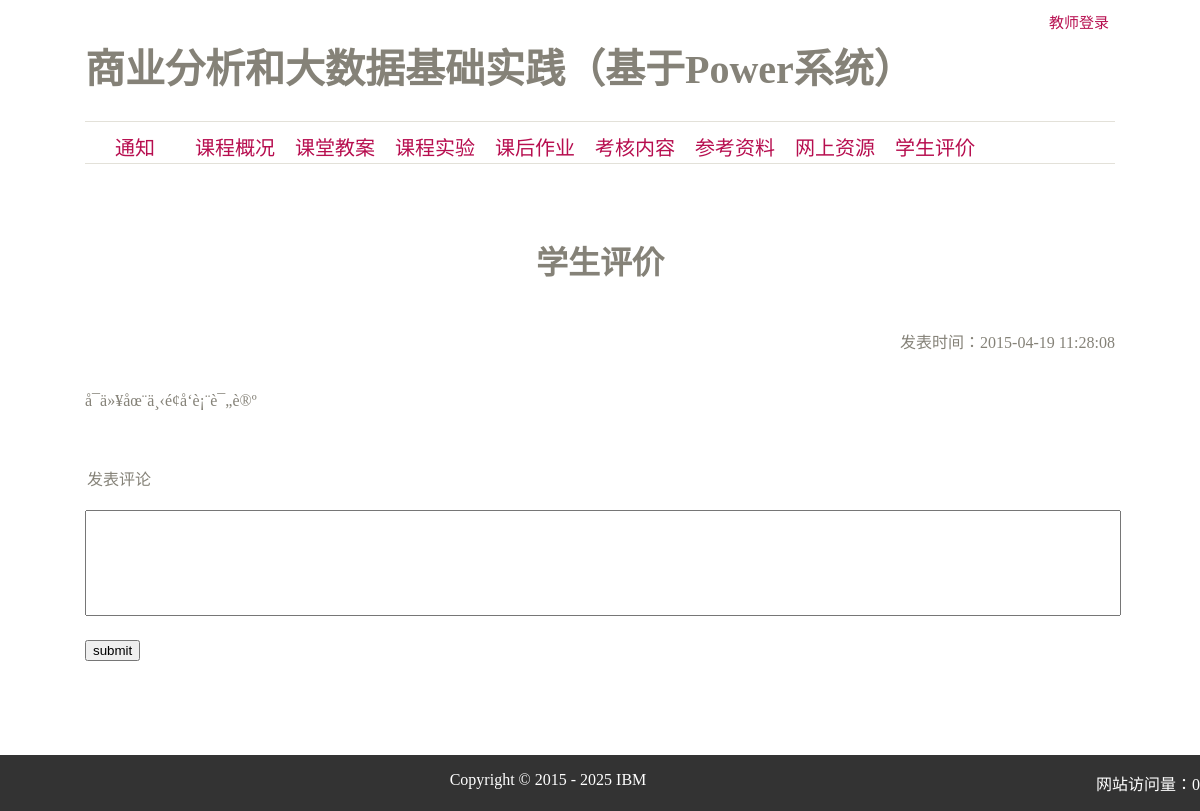
Before: /view/assessment.php with the older database file.
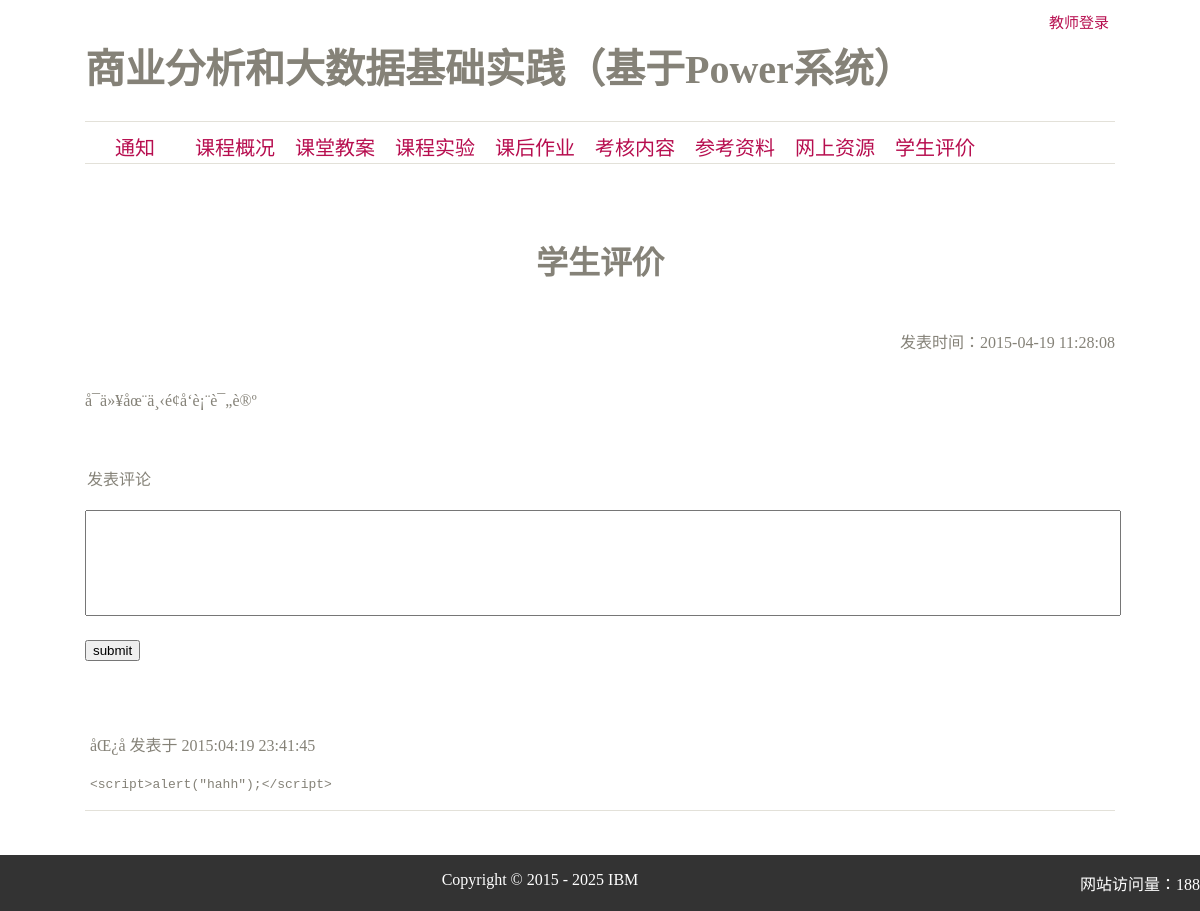
After: the same page with the newer database file.
### tables this page shows
CREATE TABLE IF NOT EXISTS `content` (
  `id` int(10) NOT NULL AUTO_INCREMENT,
  `type` varchar(20) NOT NULL,
  `content` text NOT NULL,
  `time` varchar(10) NOT NULL,
  PRIMARY KEY (`id`)
);

CREATE TABLE IF NOT EXISTS `comment` (
  `id` int(10) NOT NULL AUTO_INCREMENT,
  `author` varchar(40) NOT NULL,
  `content` text NOT NULL,
  `time` varchar(10) NOT NULL,
  PRIMARY KEY (`id`)
);

### model/public.php (called while the page is built, shortened)
<?php
    $DIR = array("CSS" => "../static/CSS/", "JS" => "../static/JS/", "IMG" => "../static/IMG/", "UPLOAD" => "../upload/");
?>

### presenter/public.action.php (called while the page is built, shortened)
<?php
    include_once("../model/public.php");
    include_once("../model/actionModel.php");
    function isLogin() {
        return isset($_SESSION["uname"]) && !empty($_SESSION["uname"]);
    }
    function getContent($type) {
        return ActionModel::getContent($type);
    }
    function getComments() {
        $comments = ActionModel::getComments();
        return $comments;
    }
    function getPV() {
        $cond = array();
        return ActionModel::getPageview($cond);
    }
?>

### model/actionModel.php (called while the page is built, shortened)
<?php
    include_once("../model/model.php");
    class ActionModel {
        public static function getContent($type) {
            $con = array("type" => $type);
            $result = select("content", "*", $con);
            return !empty($result) ? $result[0] : $result;
        }
        public static function getComments() {
            $result = select("comment");
            return $result;
        }
        public static function getPageview($cond) {
            $result = select("pageview", "count", $cond);
            $sum = 0;
            for($i = 0, $len = count($result); $i < $len; $i++) {
                $sum += intval($result[$i]["count"]);
            }
            return $sum;
        }
    }
?>

### model/model.php (called while the page is built, shortened)
<?php
    function select($table, $selected = "*", $cond = "", $order = "", $limit = "")  {
        $queryStr = "SELECT $selected FROM $table ";
        if(!empty($cond)) {
            $count = 0;
            $queryStr = $queryStr." WHERE ";
            foreach ($cond as $key => $value) {
                if($count > 0) {
                    $queryStr = $queryStr." AND ";
                }
                $count++;
                $queryStr = $queryStr.$key."="."'".$value."'";
            }
        }
        if(!empty($limit)) {
            $queryStr = $queryStr." LIMIT ".$limit;
        }
        $queryResult = mysql_query($queryStr);
        $result = array();
        $num = mysql_num_rows($queryResult);
        for($i = 0; $i < $num; $i++) {
            $temp = mysql_fetch_array($queryResult);
            array_push($result, $temp);
        }
        return $result;
    }
?>

### view/assessment.php (the view, shortened to what this page needs)
<?php
    include_once("./head.php");
    $content = getContent("assessment");
    $comments = getComments();
?>
    <h2>学生评价</h2>
    <div class="subhead clear-float">
        <span class="float-right">发表时间：<?=date("Y-m-d H:i:s",$content["time"])?></span>
    </div>
    <div id="content-container">
        <p><?=$content["content"]?></p>
    </div>
    <div id="comments-container">
        <form action="../presenter/student.action.php" method="post" id="comment-form">
            <legend>发表评论</legend>
            <textarea name="content" required="required"></textarea>
            <input type="submit" value="submit" />
        </form>
        <table class="table-container" data-func="deleteComment">
            <?php foreach ($comments as $comment) { ?>
                <tr>
                    <td>
                        <p class="clear-float">
                            <span class="float-left"> <?= $comment["author"] ?> 发表于 <?= date("Y:m:d H:i:s", $comment["time"]) ?></span>
                        </p>
                        <pre><?= $comment["content"] ?></pre>
                    </td>
                </tr>
            <?php } ?>
        </table>
    </div>
<?php include_once("./foot.php"); ?>

### view/head.php (shortened to what this page needs)
<?php
    include_once("../model/public.php");
    include_once("../presenter/public.action.php");
?>
<!DOCTYPE html>
<html>
<head>
    <link rel="stylesheet" type="text/css" href="<?=$DIR['CSS']?>public.css" />
    <link rel="stylesheet" type="text/css" href="<?=$DIR['CSS']?>head.css" />
    <link rel="stylesheet" type="text/css" href="<?=$DIR['CSS']?>body.css" />
    <link rel="stylesheet" type="text/css" href="<?=$DIR['CSS']?>foot.css" />
</head>
<body>
    <div id="header">
        <div class="container">
            <h1 id="head-title">商业分析和大数据基础实践（基于Power系统）</h1>
            <?php if(!isLogin()) { ?>
                <div class="float-right">
                    <button id="button-login">教师登录</button>
                </div>
            <?php } ?>
        </div>
    </div>
    <div id="menu-container" class="container">
        <ul id="menu" class="clear-float">
            <li>
                <a href="informs.php">通知</a>
            </li>
            <li>
                <a href="#" data-type="overview">课程概况</a>
            </li>
            <li>
                <a href="#" data-type="download">课堂教案</a>
            </li>
            <li>
                <a href="#" data-type="lab">课程实验</a>
            </li>
            <li>
                <a href="#" data-type="homework">课后作业</a>
            </li>
            <li>
                <a href="#" data-type="test">考核内容</a>
            </li>
            <li>
                <a href="reference.php">参考资料</a>
            </li>
            <li>
                <a href="resource.php">网上资源</a>
            </li>
            <li>
                <a href="assessment.php">学生评价</a>
            </li>
        </ul>
    </div>
    <div id="bodybox">
        <div class="container">

### view/foot.php (shortened to what this page needs)
            </div>
        </div>
        <div id="footer">
            <?php
                $PV = getPV();
            ?>
            <p class="float-right">网站访问量：<?=$PV?></p>
            <p class="align-center">Copyright &copy; 2015 - 2025 IBM</p>
        </div>
    </body>
</html>

### static/CSS/public.css (style rules this page uses)
body, ul { margin: 0; padding: 0; }
a { text-decoration: none; color: #B70E4F; }
table { width: 100%; border-collapse: collapse; }
th, td { padding: 5px; }
ul, li { list-style: none; }
.float-right { float: right; }
.float-left { float: left; }
.align-center { text-align: center; }
.clear-float:after { display: block; content: ""; width: 0px; height: 0px; clear: both; }

### static/CSS/head.css (style rules this page uses)
.container { position: relative; margin: 0px auto; width: 1030px; }
#header { color: #858278; height: 111px; padding-top: 10px; overflow: hidden; }
#head-title { display: inline-block; font-size: 40px; }
#button-login, #button-logout { border: 0px; background: white; color: #B70E4F; font-size: 15px; }
#menu { margin: 0 auto; border-top: 1px solid #e3e1d9; border-bottom: 1px solid #e3e1d9; list-style: outside none; text-align: center; }
#menu-container li { display: block; float: left; min-width: 80px; height: 21px; padding: 10px; font-size: 20px; text-align: center; }
#bodybox { color: #858278; }

### static/CSS/body.css (style rules this page uses)
#bodybox { margin-bottom: 100px; }
.container h2 { font-size: 2rem; text-align: center; }
.subhead { padding: 20px 0; }
#comments-container tr { border-bottom: 1px solid #e3e1d9; }
#comment-form { width: 100%; margin: 50px 0; }
#comment-form textarea { width: 100%; height: 100px; margin: 20px 0; font-size: 20px; resize: none; }

### static/CSS/foot.css (style rules this page uses)
#footer { position: fixed; left: 0px; bottom: 0px; width: 100%; color: #fff; background-color: #333; text-align: center; }

Changed rows visible on the page:
added comment: author "åŒ¿å", time "2015:04:19 23:41:45", content "<script>alert(\"hahh\");</script>"
Other visible differences:
$PV: "0" → "188"
